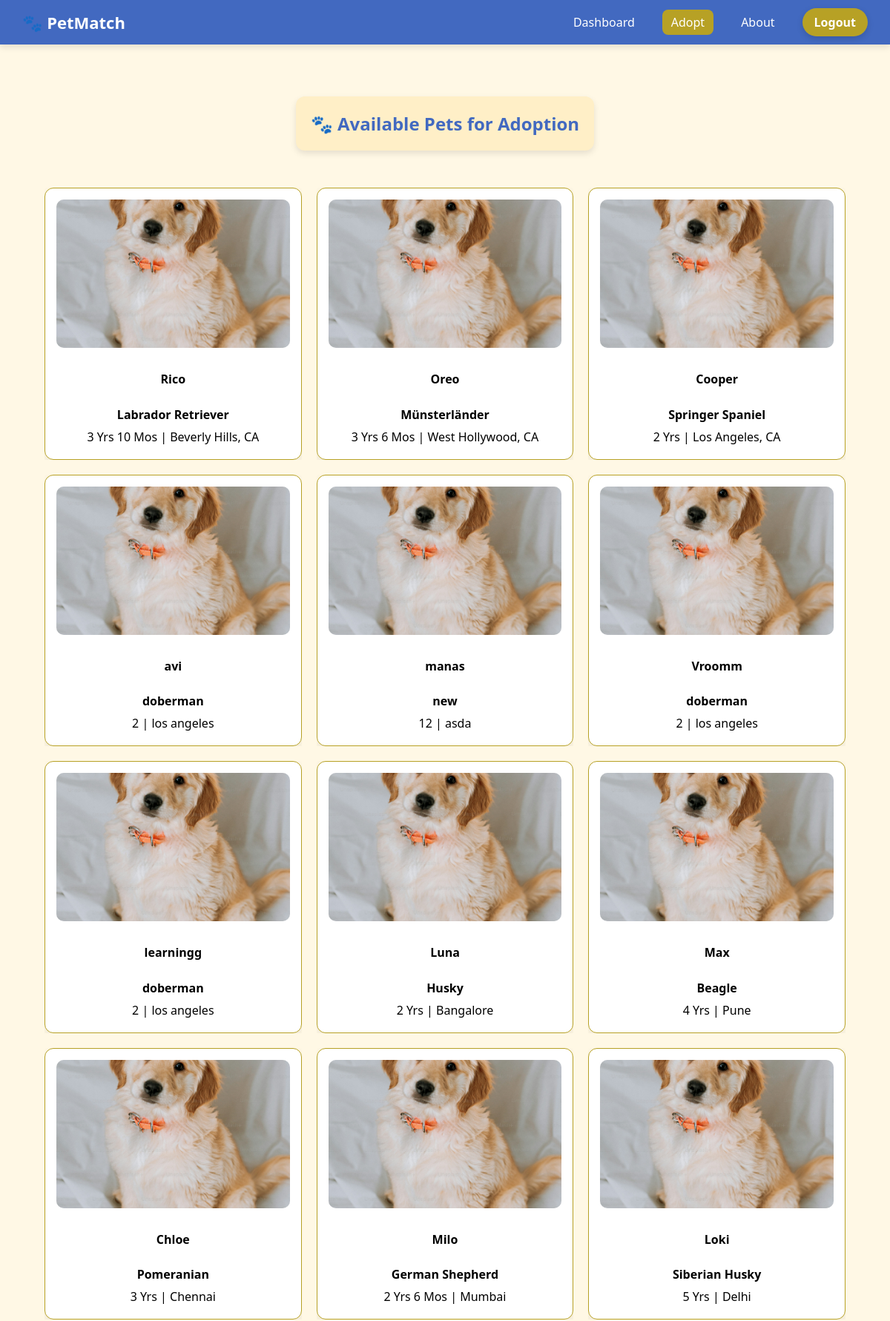
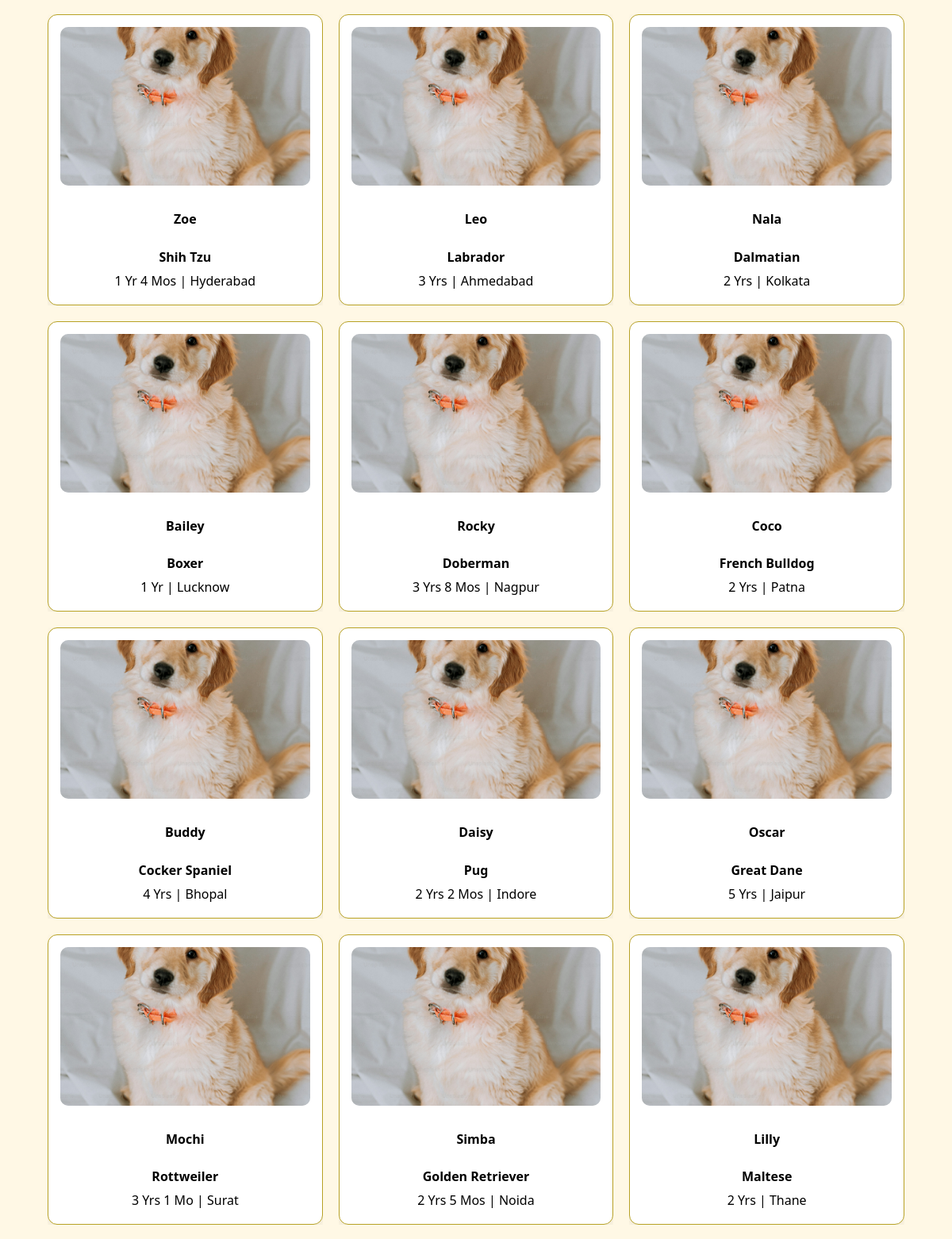
The page /adopt (upper part) on the database its author committed (2 pictures, top to bottom).
### main.py (models this page shows)
class Pet(db.Model):
    id = db.Column(db.Integer, primary_key=True)
    name = db.Column(db.String(100), nullable=False)
    breed = db.Column(db.String(100), nullable=False)
    age = db.Column(db.String(50), nullable=False)
    location = db.Column(db.String(100), nullable=False)
    image_url = db.Column(db.Text, nullable=False)

### main.py (the view)
@app.route("/adopt")
def adopt():
    pets = Pet.query.all()
    return render_template("adopt.html", pets=pets)

### templates/adopt.html (shortened to what this page needs)
{% extends "base.html" %}
{% block body %}
<div class="adopt-header-wrapper">
  <h2 class="adopt-header">🐾 Available Pets for Adoption</h2>
</div>
<div class="pet-grid">
  {% for pet in pets %}
    <a href="{{ url_for('pet_info', pet_id=pet.id) }}" class="pet-link">
      <div class="pet-card">
        <img src="{{ pet.image_url or url_for('static', filename='placeholder.jpg') }}"
     alt="{{ pet.name }}"
     onerror="this.onerror=null;this.src='{{ url_for('static', filename='placeholder.jpg') }}';" />
        <h4>{{ pet.name }}</h4>
        <p><strong>{{ pet.breed }}</strong></p>
        <p>{{ pet.age }} | {{ pet.location }}</p>
      </div>
    </a>
  {% endfor %}
</div>
{% endblock %}

### templates/base.html (shortened to what this page needs)
<!DOCTYPE html>
<html lang="en">
<head>
</head>
<body>
    <nav class="navbar">
        <div class="logo">🐾 PetMatch</div>
        <ul class="nav-links">
            <li><a href="{{ url_for('dashboard') }}" class="{% if request.path == '/dashboard' %}active{% endif %}">Dashboard</a></li>
            <li><a href="{{ url_for('adopt') }}" class="{% if request.path == '/adopt' %}active{% endif %}">Adopt</a></li>
            <li><a href="{{ url_for('about') }}" class="{% if request.path == '/about' %}active{% endif %}">About</a></li>
            <li><a href="{{ url_for('logout') }}" class="logout-btn">Logout</a></li>
        </ul>
    </nav>
    <main>
        {% block body %}{% endblock %}
    </main>
</body>
</html>

### templates/base.html (style rules this page uses)
body { margin: 0; font-family: 'Segoe UI', sans-serif; background-color: #fff8e5; }
.navbar { background: #4269C0; padding: 15px 30px; display: flex; align-items: center; justify-content: space-between; box-shadow: 0 4px 8px rgba(0,0,0,0.1); }
.logo { font-weight: bold; font-size: 22px; color: #fff; }
.nav-links { list-style: none; display: flex; gap: 25px; margin: 0; padding: 0; }
.nav-links a { text-decoration: none; color: #fff; font-weight: 500; padding: 6px 12px; border-radius: 8px; transition: all 0.3s ease-in-out; }
.nav-links a.active, .nav-links a:hover { background: #B7A125; color: #fff; }
.nav-links a.logout-btn { background-color: #B7A125; color: white; font-weight: bold; padding: 8px 16px; border-radius: 20px; box-shadow: 0 3px 8px rgba(0, 0, 0, 0.15); transition: all 0.3s ease; }
main { padding: 40px; }

### templates/adopt.html (style rules this page uses)
.adopt-header-wrapper { background-color: #ffefc7; padding: 20px; margin: 30px auto; width: fit-content; border-radius: 12px; box-shadow: 0 4px 8px rgba(0,0,0,0.1); text-align: center; }
.adopt-header { margin: 0; font-size: 24px; color: #4269C0; }
.pet-grid { display: grid; grid-template-columns: repeat(auto-fill, minmax(260px, 1fr)); gap: 20px; padding: 20px; width: 100%; box-sizing: border-box; }
.pet-link { text-decoration: none; color: inherit; display: block; height: 100%; overflow: hidden; }
.pet-card { background: #fff; border: 1px solid #B7A125; border-radius: 12px; box-shadow: 0 4px 12px rgba(0, 0, 0, 0.08); padding: 15px; text-align: center; transition: transform 0.3s ease; height: 100%; display: flex; flex-direction: column; justify-content: flex-start; min-width: 260px; box-sizing: border-box; }
.pet-card img { width: 100%; height: 200px; object-fit: cover; border-radius: 10px; margin-bottom: 10px; background-color: #eee; }
.pet-card p { margin: 4px 0; }

### rows shown on the page
Pet: name "Rico", breed "Labrador Retriever", age "3 Yrs 10 Mos", location "Beverly Hills, CA"
Pet: name "Oreo", breed "Münsterländer", age "3 Yrs 6 Mos", location "West Hollywood, CA"
Pet: name "Cooper", breed "Springer Spaniel", age "2 Yrs", location "Los Angeles, CA"
Pet: name "avi", breed "doberman", age "2", location "los angeles"
Pet: name "manas", breed "new", age "12", location "asda"
Pet: name "Vroomm", breed "doberman", age "2", location "los angeles"
Pet: name "learningg", breed "doberman", age "2", location "los angeles"
Pet: name "Luna", breed "Husky", age "2 Yrs", location "Bangalore"
Pet: name "Max", breed "Beagle", age "4 Yrs", location "Pune"
Pet: name "Chloe", breed "Pomeranian", age "3 Yrs", location "Chennai"
Pet: name "Milo", breed "German Shepherd", age "2 Yrs 6 Mos", location "Mumbai"
Pet: name "Loki", breed "Siberian Husky", age "5 Yrs", location "Delhi"
Pet: name "Zoe", breed "Shih Tzu", age "1 Yr 4 Mos", location "Hyderabad"
Pet: name "Leo", breed "Labrador", age "3 Yrs", location "Ahmedabad"
Pet: name "Nala", breed "Dalmatian", age "2 Yrs", location "Kolkata"
Pet: name "Bailey", breed "Boxer", age "1 Yr", location "Lucknow"
Pet: name "Rocky", breed "Doberman", age "3 Yrs 8 Mos", location "Nagpur"
Pet: name "Coco", breed "French Bulldog", age "2 Yrs", location "Patna"
Pet: name "Buddy", breed "Cocker Spaniel", age "4 Yrs", location "Bhopal"
Pet: name "Daisy", breed "Pug", age "2 Yrs 2 Mos", location "Indore"
Pet: name "Oscar", breed "Great Dane", age "5 Yrs", location "Jaipur"
Pet: name "Mochi", breed "Rottweiler", age "3 Yrs 1 Mo", location "Surat"
Pet: name "Simba", breed "Golden Retriever", age "2 Yrs 5 Mos", location "Noida"
Pet: name "Lilly", breed "Maltese", age "2 Yrs", location "Thane"
